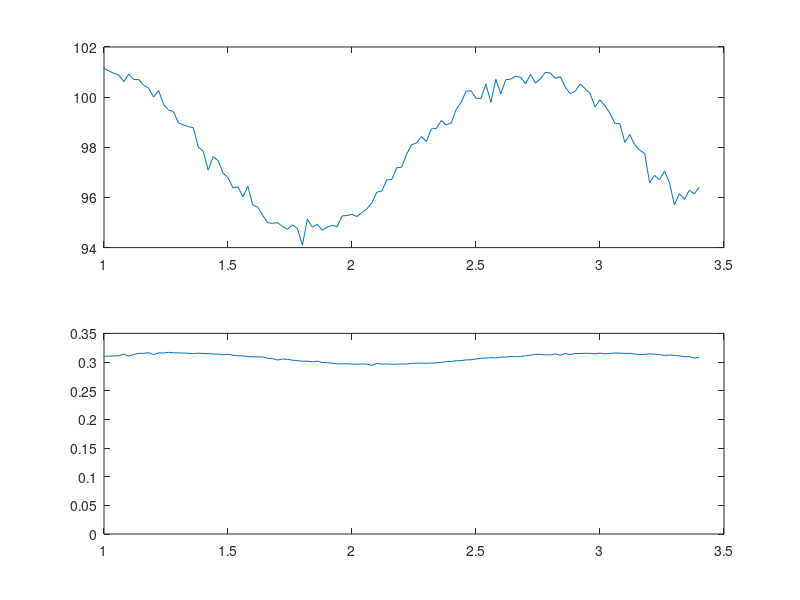

This chart was generated by the following MATLAB code:
clear;
%----------------------
% DESIGN OF A LOW-PASS FILTER BY WINDOWING
%---------------------
T=0.02; % period of sample
Fs=1/T; % sample frec. 
fp=15;  % pass frec.
fs=26;  % stop frec.
% normalized frec.
wp=2*pi*(fp/Fs);
ws=2*pi*(fs/Fs);
deltaw=ws-wp;
omegac=(ws+wp)/2;
% using Hamming's window
L=ceil(6.6*pi/deltaw);  % window length
M=L-1;                  % window order
for i=1:L
hd(i)=sin(omegac*(i-M/2))/(pi*(i-M/2));
end
h=hd.*hamming(L)';
% aplicacion del filtro
x=load ('dato2.txt')';
N=length(x);
t=0:0.02:(N-1)*0.02;
for j=L:N
    for k=1:L
    y(j)=h(k)*x(j-k+1);
    end
end
figure (1)
subplot(2,1,1)
plot(t,x)
xlim([1 3.5]);
subplot(2,1,2)
plot(t,y)
xlim([1 3.5]);